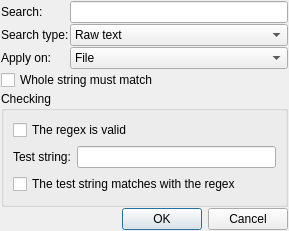
<?xml version="1.0" encoding="UTF-8"?>
<ui version="4.0">
 <class>FilterRules</class>
 <widget class="QDialog" name="FilterRules">
  <property name="windowModality">
   <enum>Qt::WindowModal</enum>
  </property>
  <property name="geometry">
   <rect>
    <x>0</x>
    <y>0</y>
    <width>289</width>
    <height>231</height>
   </rect>
  </property>
  <property name="windowTitle">
   <string>Filters dialog</string>
  </property>
  <property name="windowIcon">
   <iconset resource="copyEngineResources.qrc">
    <normaloff>:/CopyEngine/Ultracopier/resources/filter.png</normaloff>:/CopyEngine/Ultracopier/resources/filter.png</iconset>
  </property>
  <layout class="QGridLayout" name="gridLayout_2">
   <property name="margin">
    <number>1</number>
   </property>
   <property name="spacing">
    <number>1</number>
   </property>
   <item row="0" column="0">
    <widget class="QLabel" name="label">
     <property name="text">
      <string>Search:</string>
     </property>
    </widget>
   </item>
   <item row="0" column="1">
    <widget class="QLineEdit" name="search"/>
   </item>
   <item row="1" column="0">
    <widget class="QLabel" name="label_3">
     <property name="text">
      <string>Search type:</string>
     </property>
    </widget>
   </item>
   <item row="1" column="1">
    <widget class="QComboBox" name="search_type">
     <item>
      <property name="text">
       <string>Raw text</string>
      </property>
     </item>
     <item>
      <property name="text">
       <string>Simplified regex</string>
      </property>
     </item>
     <item>
      <property name="text">
       <string>Perl's regex</string>
      </property>
     </item>
    </widget>
   </item>
   <item row="2" column="0">
    <widget class="QLabel" name="label_2">
     <property name="text">
      <string>Apply on:</string>
     </property>
    </widget>
   </item>
   <item row="2" column="1">
    <widget class="QComboBox" name="apply_on">
     <item>
      <property name="text">
       <string>File</string>
      </property>
     </item>
     <item>
      <property name="text">
       <string>Folder</string>
      </property>
     </item>
     <item>
      <property name="text">
       <string>File and folder</string>
      </property>
     </item>
    </widget>
   </item>
   <item row="3" column="0" colspan="2">
    <widget class="QCheckBox" name="need_match_all">
     <property name="text">
      <string>Whole string must match</string>
     </property>
    </widget>
   </item>
   <item row="4" column="0" colspan="2">
    <widget class="QGroupBox" name="groupBoxChecking">
     <property name="title">
      <string>Checking</string>
     </property>
     <layout class="QGridLayout" name="gridLayout">
      <item row="0" column="0" colspan="2">
       <widget class="QCheckBox" name="isValid">
        <property name="text">
         <string>The regex is valid</string>
        </property>
       </widget>
      </item>
      <item row="1" column="0">
       <widget class="QLabel" name="label_test_string">
        <property name="text">
         <string>Test string:</string>
        </property>
       </widget>
      </item>
      <item row="1" column="1">
       <widget class="QLineEdit" name="testString"/>
      </item>
      <item row="2" column="0" colspan="2">
       <widget class="QCheckBox" name="matched">
        <property name="text">
         <string>The test string matches with the regex</string>
        </property>
       </widget>
      </item>
     </layout>
    </widget>
   </item>
   <item row="5" column="0" colspan="2">
    <layout class="QHBoxLayout" name="horizontalLayout">
     <item>
      <spacer name="horizontalSpacer">
       <property name="orientation">
        <enum>Qt::Horizontal</enum>
       </property>
       <property name="sizeHint" stdset="0">
        <size>
         <width>68</width>
         <height>20</height>
        </size>
       </property>
      </spacer>
     </item>
     <item>
      <widget class="QDialogButtonBox" name="buttonBox">
       <property name="standardButtons">
        <set>QDialogButtonBox::Cancel|QDialogButtonBox::Ok</set>
       </property>
      </widget>
     </item>
    </layout>
   </item>
  </layout>
 </widget>
 <resources>
  <include location="copyEngineResources.qrc"/>
 </resources>
 <connections/>
</ui>
